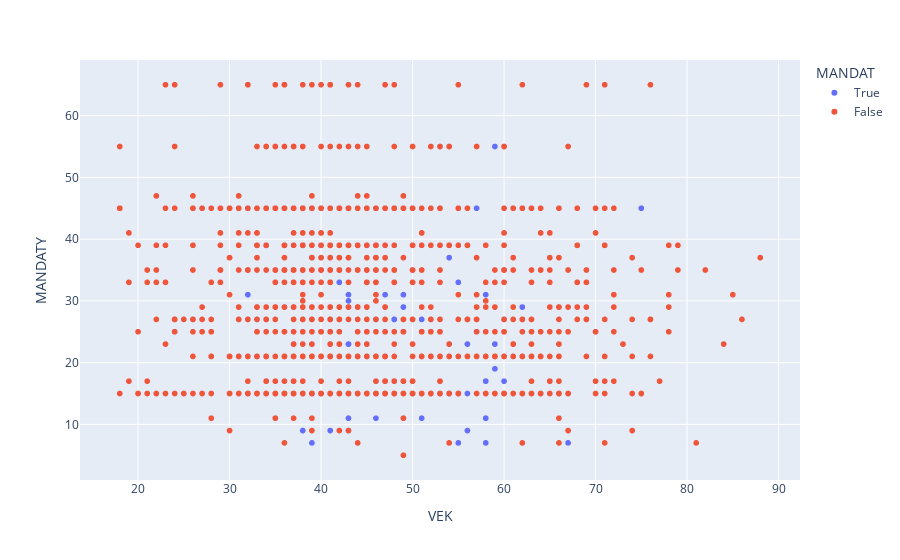

This figure's notebook cell:
### Code cell
px.scatter(kandidati_obec, x='VEK', y='MANDATY', color='MANDAT')

### Figure 1 — Plotly figure (JSON) as saved in the notebook; plotly's stock layout.template omitted (floating-point values rounded to 4 significant figures; data arrays with more than 128 entries replaced by an {"elided": "..."} marker saying what was removed)
{"data": [{"hovertemplate": "MANDAT=True<br>VEK=%{x}<br>MANDATY=%{y}<extra></extra>", "legendgroup": "True", "marker": {"color": "#636efa", "symbol": "circle"}, "mode": "markers", "name": "True", "showlegend": true, "type": "scattergl", "x": {"elided": "142 int values"}, "xaxis": "x", "y": {"elided": "142 int values"}, "yaxis": "y"}, {"hovertemplate": "MANDAT=False<br>VEK=%{x}<br>MANDATY=%{y}<extra></extra>", "legendgroup": "False", "marker": {"color": "#EF553B", "symbol": "circle"}, "mode": "markers", "name": "False", "showlegend": true, "type": "scattergl", "x": {"elided": "957 int values"}, "xaxis": "x", "y": {"elided": "957 int values"}, "yaxis": "y"}], "layout": {"legend": {"title": {"text": "MANDAT"}, "tracegroupgap": 0}, "margin": {"t": 60}, "xaxis": {"anchor": "y", "domain": [0, 1], "title": {"text": "VEK"}}, "yaxis": {"anchor": "x", "domain": [0, 1], "title": {"text": "MANDATY"}}}}
